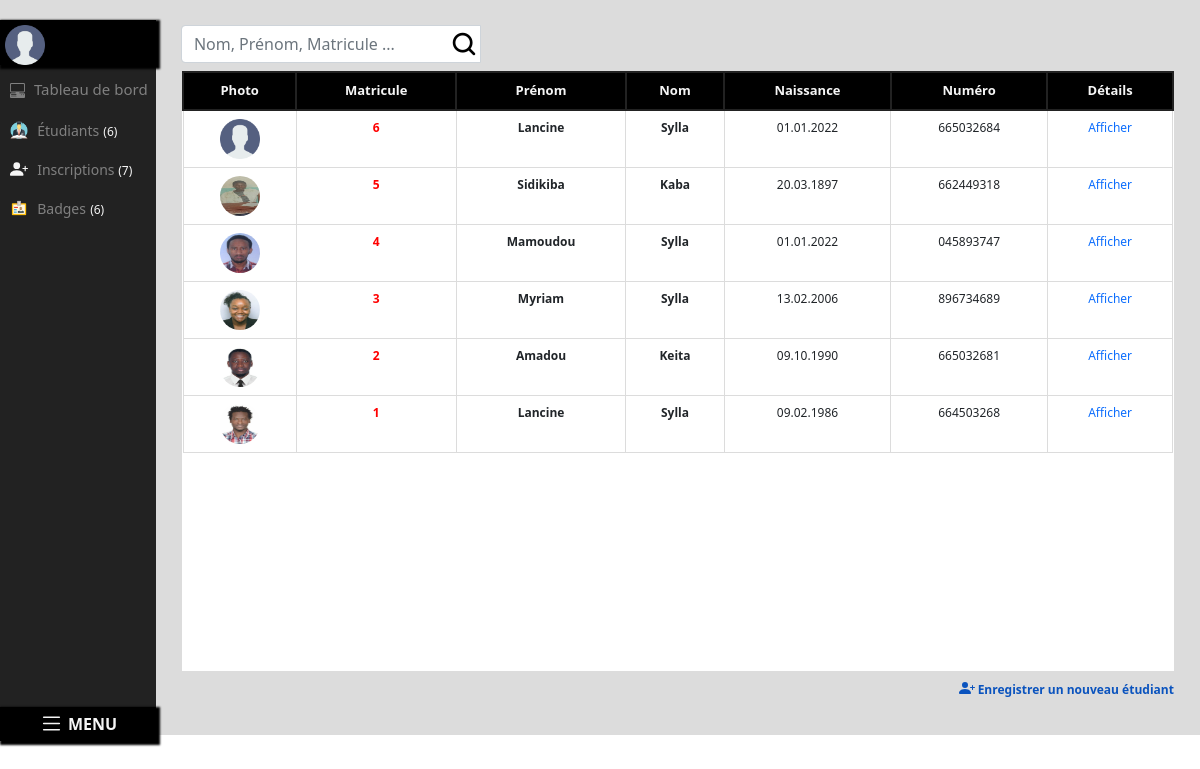
/etudiants.html/, run on the app's committed database.
### apps/models.py (models this page shows, shortened)
class Etudiant(models.Model):
    nom = models.CharField(max_length=250, verbose_name="Nom")
    prenom = models.CharField(max_length=250, verbose_name="Prénom")
    naissance = models.CharField(max_length=250, verbose_name="Date de naissance", default="01.01.2022")
    lieu = models.CharField(max_length=250, verbose_name="Lieu de naissance")
    pere = models.CharField(max_length=250, verbose_name="Nom du père ")
    mere = models.CharField(max_length=250, verbose_name="Nom de la mère")
    numero = models.CharField(max_length=250, verbose_name="Numéro", blank=True, unique=True)
    urgent = models.CharField(max_length=250, verbose_name="Numéro à contacter en cas d'urgence")
    matricule = models.IntegerField(verbose_name="Matricule", unique=True, null=True)
    photo = models.ImageField(upload_to='Photo/images', verbose_name="Choisir la photo", blank=True)
    class Meta:
        ordering = ('prenom',)

### apps/views.py (the view)
# urls.py: path('etudiants.html/', views.Etudiants.as_view(), name='etudiants'),
class Etudiants(SuccessMessageMixin, CreateView):
    model = Etudiant
    template_name = 'apps/etudiants.html'
    fields = ['nom', 'prenom', 'naissance', 'lieu', 'pere', 'mere', 'matricule', 'numero', 'urgent']
    success_message = "L'étudiant a été enregistré avec succès"
    def get_context_data(self, *args, **kwargs):
        context = super(Etudiants, self).get_context_data(*args, **kwargs)
        context['inscriptions'] = Inscription.objects.all().order_by('id')
        context['etudiants_home'] = Etudiant.objects.all().order_by('-id')[:9]
        context['etudiants'] = Etudiant.objects.all().order_by('id')
        context['enseignants'] = Enseignant.objects.all().order_by('id')
        context['dernier_etudiant'] = Etudiant.objects.all().order_by('-id')[:1]
        context['classes'] = Classe.objects.all().order_by('id')
        context['etablissements'] = Etablissement.objects.all().order_by('id')[:1]
        return context

### apps/templates/apps/etudiants.html (shortened to what this page needs)
{% extends 'base.html' %}
{% load static %}
{% load crispy_forms_tags %}
{% load class_name %}
{% load django_template_maths %}
{% block body %}
    <div  id="container">
    <div id="cadre-etudiants">
        <div id="menu-etudiants">
           {% include 'includes/menu_etudiants.html' %}
        </div>
        <div id="infos-etudiants">
                        <div class="row" id="row-etudiants">
                            <div class="col-md-12">
                                <form style="" method='get' action="{% url 'apps:search-etudiants' %}"
                                      class="navbar-form navbar-right" role="search">
                                    <input id="search-form"
                                           style=" margin-left: -8px;background-image: url( '{% static 'apps/img/search.png' %}')" name="q"
                                           type="search" minlength="1" placeholder="Nom, Prénom, Matricule ..."
                                           class="form-control"/>
                                </form>
                            </div>
                        </div>
            <div id="cadre">
                <table class="table" id="table">
                     <thead>
                            <tr id="tete-table">
                                <th scope="col">Photo</th>
                                <th scope="col">Matricule</th>
                                <th scope="col"> <span> Prénom </span></th>
                                <th scope="col"> <span>Nom</span></th>
                                <th scope="col" style=""><span>Naissance</span></th>
                                <th scope="col" style=""><span>Numéro</span></th>
                                <th scope="col">Détails</th>
                            </tr>
                            </thead>
                            <tbody>
                              {% if query %}
                                 {% for etudiant in object_list %}
                                {% with etudiant|class_name as klass %}
                                {% if  query %}
                                <tr>
                                    <td style=""> {% if etudiant.photo %}<img style="width: 40px; height: 40px; border-radius: 200px" src="{{ etudiant.photo.url }}"/> {% else %}<img style="width: 40px; height: 40px" src="{% static 'apps/img/user.png' %}"/>  {% endif %} </td>
                                    <td style="color: red; font-weight: bold"> {{ etudiant.matricule }}  </td>
                                    <td style="font-weight: bold"> {{ etudiant.prenom }}  </td>
                                    <td style="font-weight: bold"> {{ etudiant.nom }} </td>
                                    <td style="">{{ etudiant.naissance }}</td>
                                    <td style="">{{ etudiant.numero }}</td>
                                    <td style="text-align: center"><a href="{% url 'apps:details-etudiants' etudiant.id%}" style=" text-decoration: none;">Afficher</a></td>
                                </tr>
                           {% endif %}
                           {% endwith %}
                         {% empty %}
                        {% endfor %}
                              {% else %}
                            {% for etudiant in etudiants_home %}
                                <tr>
                                    <td style=""> {% if etudiant.photo %}<img style="width: 40px; height: 40px; border-radius: 200px" src="{{ etudiant.photo.url }}"/> {% else %}<img style="width: 40px; height: 40px" src="{% static 'apps/img/user.png' %}"/>  {% endif %} </td>
                                    <td style="color: red; font-weight: bold"> {{ etudiant.matricule }}  </td>
                                    <td style="font-weight: bold"> {{ etudiant.prenom }}  </td>
                                    <td style="font-weight: bold;"> {{ etudiant.nom }} </td>
                                    <td style="">{{ etudiant.naissance }}</td>
                                    <td style="">{{ etudiant.numero }}</td>
                                    <td style="text-align: center"><a href="{% url 'apps:details-etudiants' etudiant.id%}" style=" text-decoration: none;">Afficher</a></td>
                                </tr>
                            {% endfor %}
                            {% endif %}
                            </tbody>
                </table>
            </div>
          <div style="width: 95%; margin: auto">
                <span id="ajouter">
                    <span></span>
                    Enregistrer un nouveau étudiant
                </span>
          </div>
        </div>
    </div>
    </div>
{% endblock body %}

### apps/templates/base.html (shortened to what this page needs)
{% load static %}
<!DOCTYPE html>
<html>
<head>
      <link rel="stylesheet" type="text/css" href=" {% static 'apps/css/style.css' %}">
      <link rel="stylesheet" type="text/css" href=" {% static 'apps/css/bootstrap.min.css'%}">
</head>
<body>
<div id="header">
</div>
{% autoescape off %}
    {% block body %}
    {% endblock body %}
{% endautoescape %}
</body>
</html>

### apps/templates/includes/menu_etudiants.html (shortened to what this page needs)
{% load static %}
<div id="cadre-admin">
    <img src="{% static 'apps/img/user.png' %}">
</div>
<h1>
    <span></span>
    <span style="margin-left: 5px">Tableau de bord</span>
</h1>
<nav id="cadre1">
    <li>
        <img src="{% static 'apps/img/etudiant.png' %}">
        <a href="{% url 'apps:etudiants' %}">Étudiants</a>
        <span>({{ etudiants.count }})</span>
    </li>
    <li>
        <a href="{% url 'apps:inscriptions' %}"> Inscriptions </a>
        {% if annee or classe %}
            <span>({{ inscriptions_slug.count }})</span>
        {% else %}
            <span>({{ inscriptions.count }})</span>
        {% endif %}
    </li>
    <li>
        <img src="{% static 'apps/img/badge.png' %}">
        <a href="{% url 'apps:badges' %}"> Badges</a>
        <span>({{ etudiants.count }})</span>
    </li>
</nav>
<li id="home"><a style="font-weight:bold " href="{% url 'apps:home' %}">
    <span> MENU </span>
</a>
</li>

### apps/static/apps/css/style.css (style rules this page uses)
body { background-color: white; }
body a { text-decoration: none; }
#header { background-color: gainsboro; height: 20px; }
#menu-etudiants { width: 13%; height: 90vh; background-color: #222222; float: left; position: relative; }
#menu-etudiants #cadre-admin { height: 45px; margin: auto; background-color: black; color: whitesmoke; box-shadow: 2px 2px 2px 2px black; }
#menu-etudiants #cadre-admin img { width: 40px; height: 40px; margin: 5px; }
#menu-etudiants #cadre1 { height: 73vh; margin-top: 15px; }
#menu-etudiants #home { width: 100%; display: inline-block; text-align: center; box-shadow: 2px 2px 2px 2px black; padding: 5px; margin-top: 10px; background-color: black; }
#menu-etudiants #home a { color: whitesmoke; }
#menu-etudiants #cadre1 li { display: block; margin: 5px; padding: 5px; }
#menu-etudiants #cadre1 li a { color: grey; margin-left: 5px; font-size: 14px; }
#menu-etudiants #cadre1 li span { color: whitesmoke; font-size: 12px; }
#menu-etudiants #cadre1 li svg { width: 18px; height: 18px; color: whitesmoke; margin-top: -5px; }
#menu-etudiants #cadre1 li img { width: 18px; height: 18px; color: whitesmoke; margin-top: -5px; }
#menu-etudiants h1 { font-size: 15px; color: grey; margin-left: 10px; margin-top: 15px; }
#menu-etudiants h1 svg { width: 15px; height: 15px; }
#infos-etudiants { width: 87%; height: 90vh; background-color: gainsboro; float: right; margin-top: -5px; }
#row-etudiants { width: 96%; margin: auto; margin-top: 10px; }
#search-form { width: 300px; border-top-right-radius: 0px; border-bottom-right-radius: 0px; background-repeat: no-repeat; background-position: right center; }
#infos-etudiants #cadre { width: 95%; margin: auto; height: 75vh; background-color: white; }
#table { width: 100%; margin: auto; }
#infos-etudiants #cadre tbody td { font-size: 12px; text-align: center; border: 1px solid gainsboro; }
#tete-table { font-size: 13px; font-weight: bold; background-color: black; color: whitesmoke; }
#tete-table th { text-align: center; border: 2px solid #222222; }
#ajouter { margin-top: 10px; font-size: 12px; float: right; cursor: pointer; color: #0a53be; font-weight: bold; }

### data on the page
Etudiant: matricule "6", prenom "Lancine", nom "Sylla", naissance "01.01.2022", numero "665032684"
Etudiant: photo (picture), matricule "5", prenom "Sidikiba", nom "Kaba", naissance "20.03.1897", numero "662449318"
Etudiant: photo (picture), matricule "4", prenom "Mamoudou", nom "Sylla", naissance "01.01.2022", numero "045893747"
Etudiant: photo (picture), matricule "3", prenom "Myriam", nom "Sylla", naissance "13.02.2006", numero "896734689"
Etudiant: photo (picture), matricule "2", prenom "Amadou", nom "Keita", naissance "09.10.1990", numero "665032681"
Etudiant: photo (picture), matricule "1", prenom "Lancine", nom "Sylla", naissance "09.02.1986", numero "664503268"

### other printed values
{{ etudiants.count }} "6"
{{ inscriptions.count }} "7"
